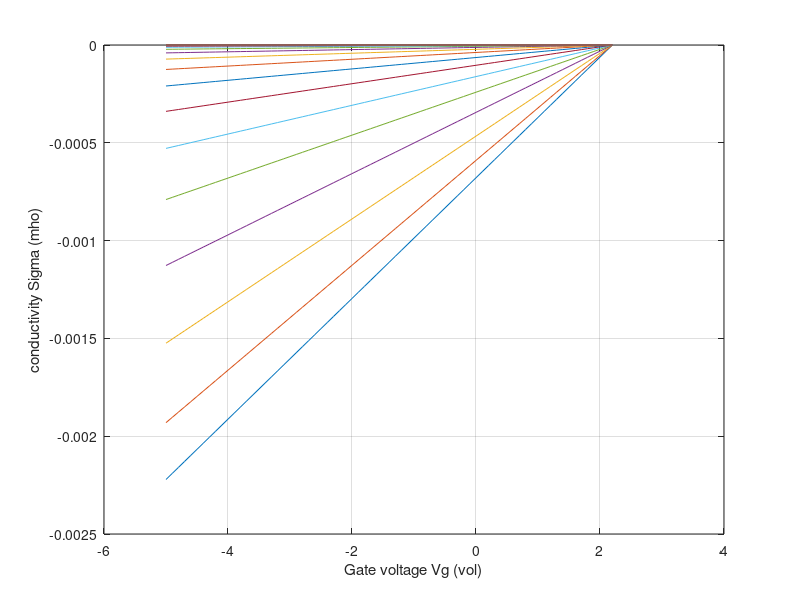

Here is the MATLAB script that generated this plot:
%% Graph Conductivity Vs Gate Voltage below threshold voltage for Different
% trap density
%e - Permittivity of silicon dioxide
%d - Thickness of gate oxide
Vg  = 2.2:-.1:-5 % Gate voltage Which is varied below threshold value
Nm=6e12;
mu0=500;
for Nss = 1e11:1e12:1e14
    mu=mu0.*exp(-1.*((3*Nss)./(2*Nm)).^1.5);
    d=20e-7;
    e=14*8.85e-14;
    Ci=(e/d);
    vt = 2.2;
    q=(1)*Ci*(Vg-vt);
    sig=mu*q;
    plot(Vg,sig);
    grid on
    hold on
end
xlabel('Gate voltage Vg (vol)');
ylabel('conductivity Sigma (mho)');
    hold off